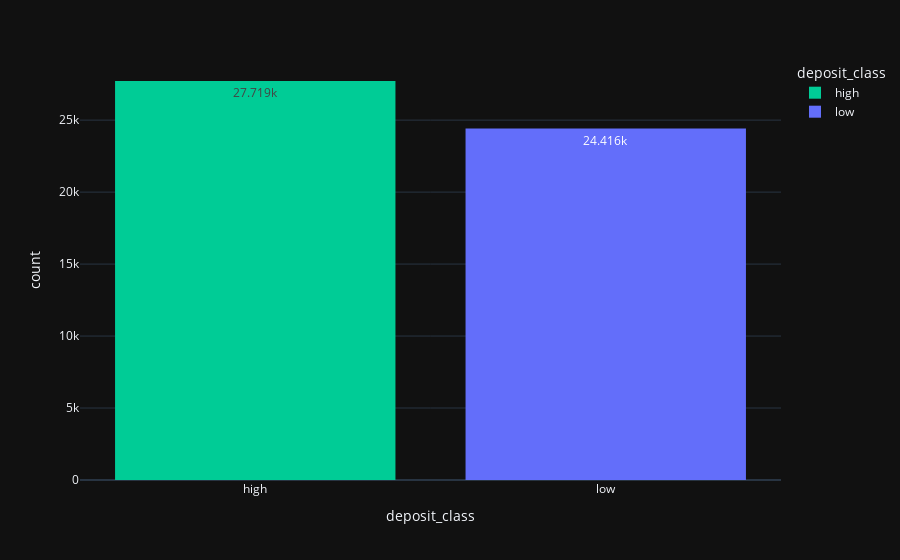

The notebook cell saved with this chart:
### Markdown cell above
#### Deposit Class Distribution

### Code cell
fig = px.histogram(df, 
                   x="deposit_class", 
                   color="deposit_class", 
                   text_auto=True, 
                   color_discrete_map=color_map)
fig.show()

### Figure 1 — Plotly figure (JSON) as saved in the notebook; plotly's stock layout.template omitted (floating-point values rounded to 4 significant figures; data arrays with more than 128 entries replaced by an {"elided": "..."} marker saying what was removed)
{"data": [{"alignmentgroup": "True", "bingroup": "x", "hovertemplate": "deposit_class=%{x}<br>count=%{y}<extra></extra>", "legendgroup": "high", "marker": {"color": "#00cc96", "pattern": {"shape": ""}}, "name": "high", "offsetgroup": "high", "orientation": "v", "showlegend": true, "texttemplate": "%{value}", "type": "histogram", "x": {"elided": "27719 str values"}, "xaxis": "x", "yaxis": "y"}, {"alignmentgroup": "True", "bingroup": "x", "hovertemplate": "deposit_class=%{x}<br>count=%{y}<extra></extra>", "legendgroup": "low", "marker": {"color": "#636efa", "pattern": {"shape": ""}}, "name": "low", "offsetgroup": "low", "orientation": "v", "showlegend": true, "texttemplate": "%{value}", "type": "histogram", "x": {"elided": "24416 str values"}, "xaxis": "x", "yaxis": "y"}], "layout": {"barmode": "relative", "legend": {"title": {"text": "deposit_class"}, "tracegroupgap": 0}, "margin": {"t": 60}, "xaxis": {"anchor": "y", "categoryarray": ["high", "low"], "categoryorder": "array", "domain": [0, 1], "title": {"text": "deposit_class"}}, "yaxis": {"anchor": "x", "domain": [0, 1], "title": {"text": "count"}}}}
